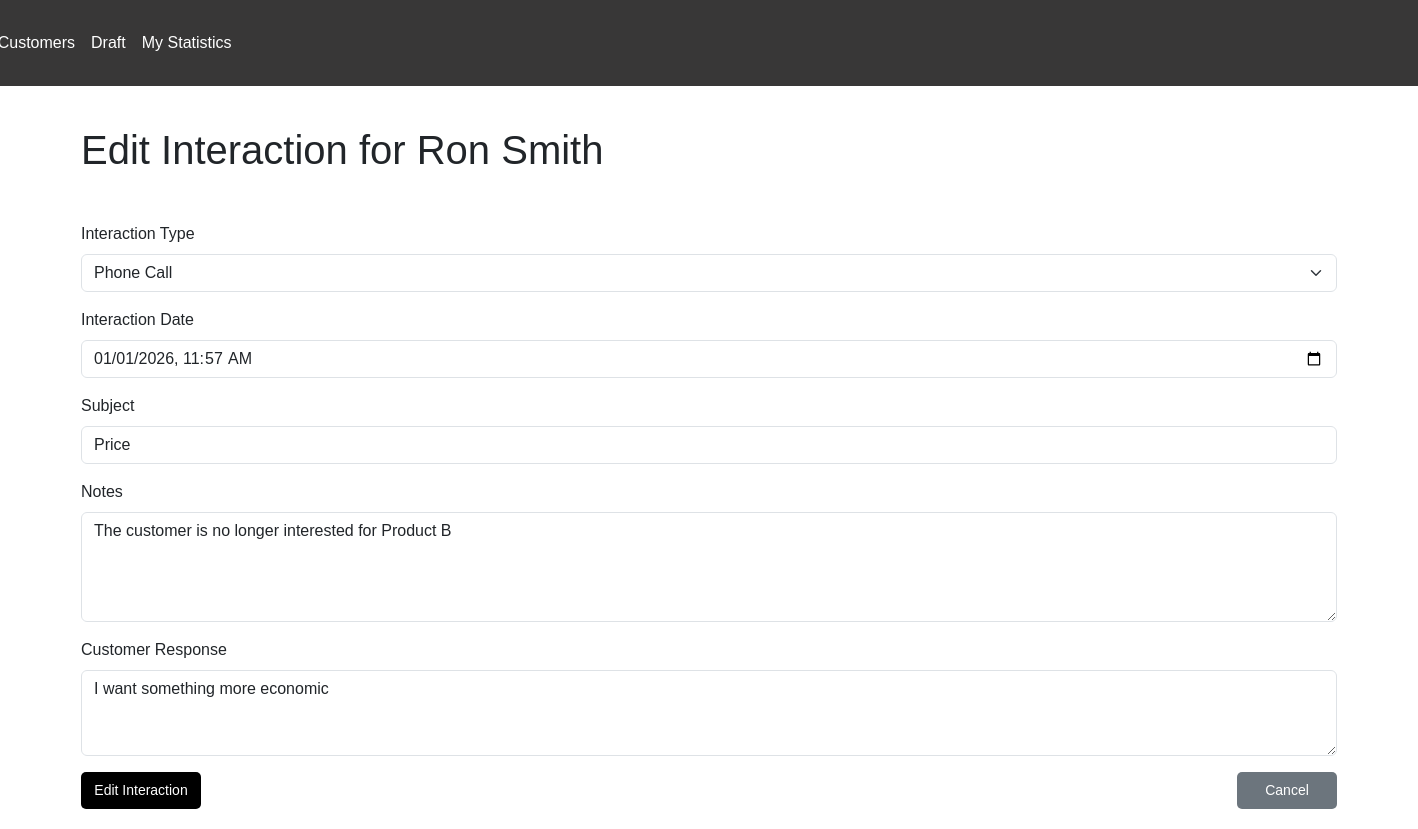
Screenshot of /edit/interaction/1 (signed in) with the database file from the repository.
### tables this page shows
CREATE TABLE customers (
                        cid INTEGER PRIMARY KEY AUTOINCREMENT,
                        created_by_user_id INTEGER,
                        last_name TEXT NOT NULL,
                        first_name TEXT NOT NULL,
                        "notes" TEXT,
                        address TEXT NOT NULL, 
                        status TEXT NOT NULL DEFAULT 'active',
                        email TEXT NOT NULL,
                        phone TEXT NOT NULL,
                        updated_at TIMESTAMP,
                        created_at TIMESTAMP DEFAULT CURRENT_TIMESTAMP,
                        last_contact_date TIMESTAMP,
                        FOREIGN KEY (created_by_user_id) REFERENCES users (uid)
                    );

CREATE TABLE interactions (
                        iid INTEGER PRIMARY KEY AUTOINCREMENT,
                        customer_id INTEGER,
                        user_id INTEGER,
                        type TEXT NOT NULL DEFAULT 'phone',
                        interaction_date TIMESTAMP,
                        subject TEXT, 
                        notes TEXT,
                        customer_response TEXT,
                        created_at TIMESTAMP DEFAULT CURRENT_TIMESTAMP,
                        FOREIGN KEY (customer_id) REFERENCES customers (cid),
                        FOREIGN KEY (user_id) REFERENCES users (uid)
                    );

### app.py (the view)
@app.route('/edit/interaction/<int:iid>', methods=['GET', 'POST'])
@roles_permitted(['employee'])
def edit_interaction(iid):
    db = get_db_conn()
    cursor = db.cursor()
    interaction = cursor.execute("SELECT * FROM interactions WHERE iid=?", (iid,)).fetchone()
    if not interaction:
        db.close()
        flash('ERROR: Interaction not found')
        return redirect('/customers')
    cid = interaction['customer_id']
    if request.method == 'POST':
        interaction_type = request.form['type']
        interaction_date = request.form['interaction_date']
        subject = request.form['subject']
        notes = request.form['notes']
        customer_response = request.form.get('customer_response', '')
        cursor.execute("""
                        UPDATE interactions
                        SET type=?, interaction_date=?, subject=?, notes=?, customer_response=?
                        WHERE iid=?
                       """,
                       (interaction_type, interaction_date, subject, notes, customer_response, iid))
        db.commit()
        db.close()
        return redirect(f'/customer/{cid}')
    else:
        customer = cursor.execute("SELECT * FROM customers WHERE cid=?", (cid,)).fetchone()
        db.close()
        return render_template('employee/edit_interaction.html', interaction=interaction, customer=customer, cid=cid)

### app.py (called while the page is built)
def roles_permitted(roles):
    def decorator(f):
        @wraps(f)
        def wrapper(*args, **kwargs):
            if 'uid' in session and session['role'] in roles:
                return f(*args, **kwargs)
            else:
                flash(f'ERROR: you need {roles} role to access this page')
                return redirect('/login')
        return wrapper
    return decorator

def get_db_conn():
    db = sqlite3.connect('crm.db')
    db.row_factory = sqlite3.Row
    return db

### templates/employee/edit_interaction.html (shortened to what this page needs)
{% extends 'employee/base_employee.html' %}
{% block content %}
<h1>Edit Interaction for {{ customer.first_name }} {{ customer.last_name }}</h1>
<form method="POST">
    <div class="mb-3">
        <label for="type" class="form-label">Interaction Type</label>
        <select class="form-select" id="type" name="type" required>
            <option value="phone" {% if interaction.type == "phone" %}selected{% endif %}>Phone Call</option>
        </select>
    </div>
    <div class="mb-3">
        <label for="interaction_date" class="form-label">Interaction Date</label>
        <input type="datetime-local" class="form-control" id="interaction_date" name="interaction_date"
               value="{{ interaction.interaction_date }}" required>
    </div>
    <div class="mb-3">
        <label for="subject" class="form-label">Subject</label>
        <input type="text" class="form-control" id="subject" name="subject"
               value="{{ interaction.subject }}" required>
    </div>
    <div class="mb-3">
        <label for="notes" class="form-label">Notes</label>
        <textarea class="form-control" id="notes" name="notes"
                  rows=4 required>{{ interaction.notes }}</textarea>
    </div>
    <div class="mb-3">
        <label for=customer_response class=form-label>Customer Response</label>
        <textarea class=form-control id=customer_response name=customer_response rows=3>{{ interaction.customer_response }}</textarea>
    </div>
<div class="d-flex justify-content-between">
    <button type="submit" class=btn-primary>Edit Interaction</button>
    <a href="/customer/{{ cid }}" class=btn-secondary>Cancel</a>
</div>
</form>
{% endblock %}

### templates/base.html (style rules this page uses)
.container > * { padding: 20px; }
body { font-family: Arial, sans-serif; background-image: url("https://images.unsplash.com/photo-1506744038136-46273834b3fb?ixlib=rb-4.0.3&ixid=M3wxMjA3fDB8MHxzZWFyY2h8M3x8Y29sb3JmdWx8ZW58MHx8MHx8fDA%3D&w=1000&q=80"); background-size: cover; background-repeat: no-repeat; background-attachment: fixed; }

### templates/employee/edit_interaction.html (style rules this page uses)
.btn-primary { background-color: #000000; color: #ffffff; padding: 8px 12px; border: none; border-radius: 5px; cursor: pointer; text-decoration: none; font-size: 14px; display: inline-block; width: 120px; }
.btn-secondary { background-color: #6c757d; color: #ffffff; padding: 8px 12px; border: none; border-radius: 5px; cursor: pointer; text-decoration: none; font-size: 14px; display: inline-block; width: 100px; text-align: center; }

### rows the page displays
customers: first_name "Ron", last_name "Smith"
interactions: type "Phone Call", interaction_date "01/01/2026 11:57", subject "Price", notes "The customer is no longer interested for Product B", customer_response "I want something more economic"
